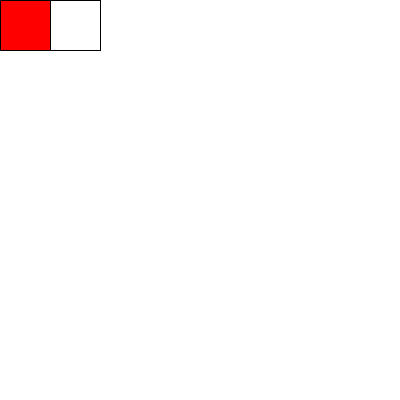
Frame 1 (no input)
Frame 60 (the mouse pressed at the canvas centre just before this capture): identical to frame 1, image omitted
Frame 120 (the mouse held since frame 60 and released just before this capture): identical to frame 1, image omitted

The Processing sketch that drew this single still picture (run headless with seeded random() and noise(); from frame 60 on, the mouse is pressed at the canvas centre):

// Processing sketch: paint_1_lapiz_boton_2
// ── paint_1_lapiz_boton_2.pde
void setup() {
  size(400, 400);
  background(255);
}

// ── draw.pde
void draw() {
  if(lapizActivo){
    strokeWeight(10);
    stroke(lapizColor);
    line(mouseX, mouseY, pmouseX, pmouseY);
  }

  //Boton 1
  fill(boton1Color);
  strokeWeight(1);
  stroke(0);
  rect(boton1PosX, boton1PosY, boton1Ancho, boton1Alto);

  //Boton 2
  fill(boton2Color);
  stroke(0);
  rect(boton2PosX, boton2PosY, boton2Ancho, boton2Alto);
}

// ── mouse.pde
void mouseMoved() {
  //Boton 1
  if (mouseX > boton1PosX && mouseX < boton1PosX + boton1Ancho &&
    mouseY > boton1PosY && mouseY < boton1PosY + boton1Alto) {
    boton1Color = color(255, 0, 0);
  }

  //Boton 2
  if (mouseX > boton2PosX && mouseX < boton2PosX + boton2Ancho &&
    mouseY > boton2PosY && mouseY < boton2PosY + boton2Alto) {
    boton2Color = color(255, 255, 255);
  } 
}

void mouseClicked() {
  //Boton 1
  if (mouseX > boton1PosX && mouseX < boton1PosX + boton1Ancho &&
    mouseY > boton1PosY && mouseY < boton1PosY + boton1Alto) {
    boton1Color = color(255, 0, 0);
    lapizColor = color(255,0,0);
    lapizActivo = true;
  }

  //Boton 2
  if (mouseX > boton2PosX && mouseX < boton2PosX + boton2Ancho &&
    mouseY > boton2PosY && mouseY < boton2PosY + boton2Alto) {
    boton2Color = color(255, 255, 255);
    lapizColor = color(255,255,255);
    lapizActivo = true;
  }
}

// ── variables.pde
color boton1Color = color(255, 0, 0);
int boton1PosX = 0;
int boton1PosY = 0;
int boton1Ancho = 50;
int boton1Alto = 50;
boolean boton1Mostrar = true;

color lapizColor = color(0);
boolean lapizActivo = false;

color boton2Color = color(255, 255, 255);
int boton2PosX = 50;
int boton2PosY = 0;
int boton2Ancho = 50;
int boton2Alto = 50;
